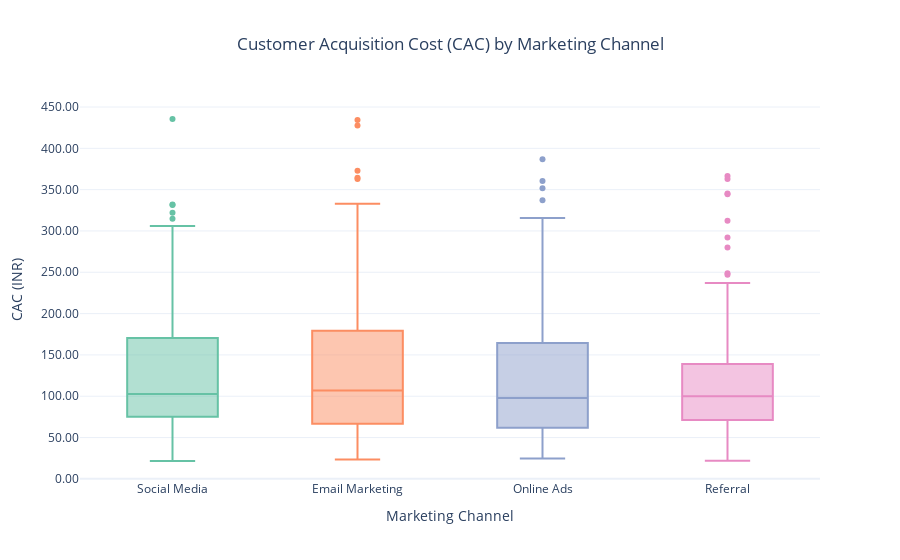

Notebook code for this chart:
### Markdown cell above
# Lets Check CAC by Market Channels

### Code cell
# Creating a box plot for CAC by Marketing Channel
fig1 = px.box(df_sorted, x='Marketing_Channel', y='CAC',
              color='Marketing_Channel', 
              title='Customer Acquisition Cost (CAC) by Marketing Channel',
              labels={'CAC': 'Customer Acquisition Cost (INR)'},
              color_discrete_sequence=px.colors.qualitative.Set2)
# Updating layout
fig1.update_layout(
    xaxis_title='Marketing Channel',
    yaxis_title='CAC (INR)',
    title_x=0.5,
    yaxis=dict(tickformat=".2f"),
    showlegend=False  # Hide legend since colors match x-axis
)
# Displaying the plot
fig1.show()

### Figure 1 — Plotly figure (JSON) as saved in the notebook; plotly's stock layout.template omitted (floating-point values rounded to 4 significant figures; data arrays with more than 128 entries replaced by an {"elided": "..."} marker saying what was removed)
{"data": [{"alignmentgroup": "True", "hovertemplate": "Marketing_Channel=%{x}<br>Customer Acquisition Cost (INR)=%{y}<extra></extra>", "legendgroup": "Social Media", "marker": {"color": "rgb(102,194,165)"}, "name": "Social Media", "notched": false, "offsetgroup": "Social Media", "orientation": "v", "showlegend": true, "type": "box", "x": ["Social Media", "Social Media", "Social Media", "Social Media", "Social Media", "Social Media", "Social Media", "Social Media", "Social Media", "Social Media", "Social Media", "Social Media", "Social Media", "Social Media", "Social Media", "Social Media", "Social Media", "Social Media", "Social Media", "Social Media", "Social Media", "Social Media", "Social Media", "Social Media", "Social Media", "Social Media", "Social Media", "Social Media", "Social Media", "Social Media", "Social Media", "Social Media", "Social Media", "Social Media", "Social Media", "Social Media", "Social Media", "Social Media", "Social Media", "Social Media", "Social Media", "Social Media", "Social Media", "Social Media", "Social Media", "Social Media", "Social Media", "Social Media", "Social Media", "Social Media", "Social Media", "Social Media", "Social Media", "Social Media", "Social Media", "Social Media", "Social Media", "Social Media", "Social Media", "Social Media", "Social Media", "Social Media", "Social Media", "Social Media", "Social Media", "Social Media", "Social Media", "Social Media", "Social Media", "Social Media", "Social Media", "Social Media", "Social Media", "Social Media", "Social Media", "Social Media", "Social Media", "Social Media", "Social Media", "Social Media", "Social Media", "Social Media", "Social Media", "Social Media", "Social Media", "Social Media", "Social Media", "Social Media", "Social Media", "Social Media", "Social Media", "Social Media", "Social Media", "Social Media", "Social Media", "Social Media", "Social Media", "Social Media", "Social Media", "Social Media", "Social Media", "Social Media", "Social Media", "Social Media", "Social Media", "Social Media", "Social Media", "Social Media", "Social Media", "Social Media", "Social Media", "Social Media", "Social Media", "Social Media", "Social Media", "Social Media", "Social Media", "Social Media"], "x0": " ", "xaxis": "x", "y": [435.5, 331.9, 331.4, 322.0, 314.8, 306.1, 303.9, 290.7, 256.8, 247.4, 235.5, 228.0, 222.0, 217.7, 212.5, 207.6, 205.1, 200.4, 199.5, 199.2, 195.6, 191.4, 187.7, 178.6, 176.5, 174.6, 173.7, 171.5, 171.4, 170.4, 158.3, 155.0, 149.3, 148.5, 146.9, 145.6, 144.6, 144.3, 143.2, 140.1, 137.9, 133.4, 126.7, 126.3, 122.1, 119.2, 118.7, 116.9, 116.3, 113.0, 111.4, 110.5, 108.0, 107.8, 107.5, 107.2, 104.5, 104.5, 103.8, 101.5, 100.4, 100.2, 99.59, 99.49, 98.62, 98.58, 94.27, 94.19, 93.03, 92.38, 91.8, 91.41, 90.23, 89.97, 88.2, 87.38, 86.31, 86.26, 84.58, 83.21, 82.8, 82.45, 82.06, 81.79, 80.01, 79.42, 77.74, 76.73, 75.27, 73.79, 72.44, 70.66, 68.57, 65.86, 64.53, 63.87, 61.38, 60.13, 59.2, 58.55, 57.18, 56.67, 56.42, 55.92, 55.41, 50.01, 49.85, 48.69, 46.21, 42.89, 41.67, 38.12, 34.94, 32.6, 29.44, 28.81, 23.46, 21.62], "y0": " ", "yaxis": "y"}, {"alignmentgroup": "True", "hovertemplate": "Marketing_Channel=%{x}<br>Customer Acquisition Cost (INR)=%{y}<extra></extra>", "legendgroup": "Email Marketing", "marker": {"color": "rgb(252,141,98)"}, "name": "Email Marketing", "notched": false, "offsetgroup": "Email Marketing", "orientation": "v", "showlegend": true, "type": "box", "x": ["Email Marketing", "Email Marketing", "Email Marketing", "Email Marketing", "Email Marketing", "Email Marketing", "Email Marketing", "Email Marketing", "Email Marketing", "Email Marketing", "Email Marketing", "Email Marketing", "Email Marketing", "Email Marketing", "Email Marketing", "Email Marketing", "Email Marketing", "Email Marketing", "Email Marketing", "Email Marketing", "Email Marketing", "Email Marketing", "Email Marketing", "Email Marketing", "Email Marketing", "Email Marketing", "Email Marketing", "Email Marketing", "Email Marketing", "Email Marketing", "Email Marketing", "Email Marketing", "Email Marketing", "Email Marketing", "Email Marketing", "Email Marketing", "Email Marketing", "Email Marketing", "Email Marketing", "Email Marketing", "Email Marketing", "Email Marketing", "Email Marketing", "Email Marketing", "Email Marketing", "Email Marketing", "Email Marketing", "Email Marketing", "Email Marketing", "Email Marketing", "Email Marketing", "Email Marketing", "Email Marketing", "Email Marketing", "Email Marketing", "Email Marketing", "Email Marketing", "Email Marketing", "Email Marketing", "Email Marketing", "Email Marketing", "Email Marketing", "Email Marketing", "Email Marketing", "Email Marketing", "Email Marketing", "Email Marketing", "Email Marketing", "Email Marketing", "Email Marketing", "Email Marketing", "Email Marketing", "Email Marketing", "Email Marketing", "Email Marketing", "Email Marketing", "Email Marketing", "Email Marketing", "Email Marketing", "Email Marketing", "Email Marketing", "Email Marketing", "Email Marketing", "Email Marketing", "Email Marketing", "Email Marketing", "Email Marketing", "Email Marketing", "Email Marketing", "Email Marketing", "Email Marketing", "Email Marketing", "Email Marketing", "Email Marketing", "Email Marketing", "Email Marketing", "Email Marketing", "Email Marketing", "Email Marketing", "Email Marketing", "Email Marketing", "Email Marketing", "Email Marketing", "Email Marketing", "Email Marketing", "Email Marketing", "Email Marketing", "Email Marketing", "Email Marketing", "Email Marketing", "Email Marketing", "Email Marketing", "Email Marketing", "Email Marketing", "Email Marketing", "Email Marketing", "Email Marketing", "Email Marketing", "Email Marketing", "Email Marketing", "Email Marketing", "Email Marketing", "Email Marketing", "Email Marketing"], "x0": " ", "xaxis": "x", "y": [434.4, 427.7, 372.9, 364.4, 362.8, 332.9, 314.0, 309.2, 296.9, 292.1, 280.4, 266.9, 264.6, 254.1, 240.2, 237.8, 233.7, 227.3, 220.5, 218.1, 217.3, 206.0, 205.0, 201.7, 201.4, 199.4, 198.1, 193.8, 189.5, 187.1, 182.6, 175.7, 171.4, 171.4, 168.0, 165.9, 165.7, 158.3, 156.4, 149.8, 143.5, 143.0, 138.5, 136.2, 131.6, 129.2, 129.2, 126.8, 126.0, 118.2, 117.5, 116.9, 115.9, 115.6, 115.6, 115.5, 113.8, 113.1, 110.9, 110.0, 109.1, 108.6, 105.3, 104.9, 103.9, 102.8, 102.0, 100.3, 99.66, 96.04, 95.68, 94.16, 94.16, 92.26, 89.52, 89.37, 89.26, 87.81, 87.71, 86.88, 85.26, 81.27, 81.01, 78.72, 77.75, 77.33, 76.47, 74.39, 73.49, 72.0, 71.79, 70.91, 69.86, 63.33, 63.28, 62.87, 61.38, 59.52, 59.43, 59.1, 58.73, 55.55, 53.52, 53.1, 52.01, 50.74, 49.03, 48.26, 47.89, 47.36, 46.65, 46.4, 46.15, 44.79, 40.17, 40.07, 39.98, 37.99, 36.52, 33.53, 31.85, 30.09, 26.32, 23.49], "y0": " ", "yaxis": "y"}, {"alignmentgroup": "True", "hovertemplate": "Marketing_Channel=%{x}<br>Customer Acquisition Cost (INR)=%{y}<extra></extra>", "legendgroup": "Online Ads", "marker": {"color": "rgb(141,160,203)"}, "name": "Online Ads", "notched": false, "offsetgroup": "Online Ads", "orientation": "v", "showlegend": true, "type": "box", "x": {"elided": "130 str values"}, "x0": " ", "xaxis": "x", "y": {"elided": "130 float values"}, "y0": " ", "yaxis": "y"}, {"alignmentgroup": "True", "hovertemplate": "Marketing_Channel=%{x}<br>Customer Acquisition Cost (INR)=%{y}<extra></extra>", "legendgroup": "Referral", "marker": {"color": "rgb(231,138,195)"}, "name": "Referral", "notched": false, "offsetgroup": "Referral", "orientation": "v", "showlegend": true, "type": "box", "x": ["Referral", "Referral", "Referral", "Referral", "Referral", "Referral", "Referral", "Referral", "Referral", "Referral", "Referral", "Referral", "Referral", "Referral", "Referral", "Referral", "Referral", "Referral", "Referral", "Referral", "Referral", "Referral", "Referral", "Referral", "Referral", "Referral", "Referral", "Referral", "Referral", "Referral", "Referral", "Referral", "Referral", "Referral", "Referral", "Referral", "Referral", "Referral", "Referral", "Referral", "Referral", "Referral", "Referral", "Referral", "Referral", "Referral", "Referral", "Referral", "Referral", "Referral", "Referral", "Referral", "Referral", "Referral", "Referral", "Referral", "Referral", "Referral", "Referral", "Referral", "Referral", "Referral", "Referral", "Referral", "Referral", "Referral", "Referral", "Referral", "Referral", "Referral", "Referral", "Referral", "Referral", "Referral", "Referral", "Referral", "Referral", "Referral", "Referral", "Referral", "Referral", "Referral", "Referral", "Referral", "Referral", "Referral", "Referral", "Referral", "Referral", "Referral", "Referral", "Referral", "Referral", "Referral", "Referral", "Referral", "Referral", "Referral", "Referral", "Referral", "Referral", "Referral", "Referral", "Referral", "Referral", "Referral", "Referral", "Referral", "Referral", "Referral", "Referral", "Referral", "Referral", "Referral", "Referral", "Referral", "Referral", "Referral", "Referral", "Referral", "Referral", "Referral", "Referral", "Referral", "Referral", "Referral", "Referral", "Referral"], "x0": " ", "xaxis": "x", "y": [366.5, 362.9, 345.3, 344.5, 312.2, 292.1, 280.1, 248.9, 247.1, 237.1, 234.8, 225.2, 223.7, 223.5, 222.5, 221.7, 217.4, 213.6, 209.8, 203.9, 196.5, 195.7, 193.2, 190.7, 189.9, 189.6, 175.1, 159.4, 150.5, 147.9, 142.2, 141.5, 136.3, 134.2, 134.2, 134.0, 133.7, 131.9, 131.9, 127.4, 125.6, 122.5, 122.0, 120.4, 117.9, 114.2, 113.0, 110.6, 110.1, 108.2, 107.8, 106.5, 106.4, 105.8, 105.8, 104.0, 103.3, 102.8, 102.3, 102.0, 101.6, 100.9, 100.0, 99.92, 99.75, 99.05, 97.04, 96.88, 94.66, 92.83, 90.33, 89.72, 88.36, 87.67, 87.26, 86.8, 86.63, 85.84, 83.66, 83.64, 81.2, 80.42, 79.92, 79.61, 79.58, 79.38, 79.19, 78.34, 76.75, 74.45, 73.1, 72.85, 72.57, 72.42, 71.43, 71.41, 71.17, 66.02, 65.46, 65.44, 65.26, 64.79, 63.47, 61.21, 60.83, 59.86, 59.22, 58.35, 57.14, 56.92, 56.43, 55.0, 52.78, 52.65, 52.5, 52.32, 49.88, 48.36, 47.61, 47.57, 47.09, 46.79, 43.82, 42.63, 39.69, 30.74, 28.44, 22.01], "y0": " ", "yaxis": "y"}], "layout": {"boxmode": "overlay", "legend": {"title": {"text": "Marketing_Channel"}, "tracegroupgap": 0}, "showlegend": false, "title": {"text": "Customer Acquisition Cost (CAC) by Marketing Channel", "x": 0.5}, "xaxis": {"anchor": "y", "categoryarray": ["Social Media", "Email Marketing", "Online Ads", "Referral"], "categoryorder": "array", "domain": [0, 1], "title": {"text": "Marketing Channel"}}, "yaxis": {"anchor": "x", "domain": [0, 1], "tickformat": ".2f", "title": {"text": "CAC (INR)"}}}}
